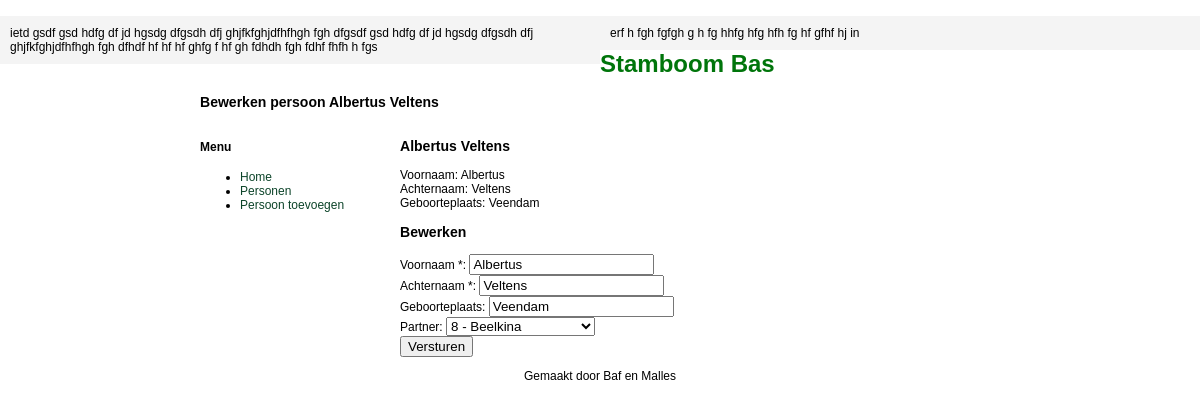
The page /oud/persoon/persoon.php?persoon_id=6 on the database its author committed.
### tables this page shows
CREATE TABLE IF NOT EXISTS `personenregister` (
  `persoon_id` int(11) NOT NULL AUTO_INCREMENT,
  `partner_id` int(11) NOT NULL,
  `partnerschap_id` int(11) NOT NULL,
  `ouder_id` int(11) NOT NULL,
  `geslacht` text NOT NULL,
  `voornaam` text NOT NULL,
  `tweedenaam` text NOT NULL,
  `derdenaam` text NOT NULL,
  `voorvoegsel_achternaam` text NOT NULL,
  `achternaam` text NOT NULL,
  `voorvoegsel_meisjesnaam` text NOT NULL,
  `meisjesnaam` text NOT NULL,
  `geboortedatum` date NOT NULL,
  `doopdatum` date NOT NULL,
  `geboorteplaats` text NOT NULL,
  `doopplaats` text NOT NULL,
  `sterfdatum` date NOT NULL,
  `sterfplaats` text NOT NULL,
  `beroep1` text NOT NULL,
  `beroep2` text NOT NULL,
  `beroep3` text NOT NULL,
  `opmerking1` text NOT NULL,
  `opmerking2` text NOT NULL,
  `documentatie1` text NOT NULL,
  `documentatie2` text NOT NULL,
  `foto1` int(11) NOT NULL,
  `partner1` text NOT NULL,
  `huwlijksdatum1` date NOT NULL,
  `partner2` text NOT NULL,
  `huwlijksdatum2` date NOT NULL,
  `partner3` text NOT NULL,
  `huwlijksdatum3` date NOT NULL,
  `toevoegen` text NOT NULL,
  PRIMARY KEY (`persoon_id`)
);

### oud/persoon/persoon.php (called while the page is built, shortened)
<?php
$db = getDatabase();
$persoon_id = $_GET['persoon_id'];
$sql = "SELECT *
FROM `personenregister`
WHERE `persoon_id` = " . $db->escape_string($persoon_id) . "
LIMIT 0, 1;";
$persoonData = $db->query($sql);
$persoon = $persoonData->fetch_assoc();
$data = array();
$data['title'] = 'Bewerken persoon ' . $persoon['voornaam'] . ' ' . $persoon['achternaam'];
$data['view'] = 'persoon';
$sql = "SELECT persoon_id, persoon_id, voornaam, achternaam
FROM `personenregister`
WHERE `persoon_id` NOT IN (" . $persoon['persoon_id'] . ")
AND (`partner_id` = 0 OR `partner_id` = " . $persoon['persoon_id'] . ")
ORDER BY achternaam ASC;" ;
$pulldownData = $db->query($sql);
$pulldownOpties = array();
while($row = $pulldownData->fetch_assoc()){
	$pulldownOpties[$row['persoon_id']] = $row['persoon_id'] . ' - ' .$row['voornaam'] . ' ' . $row['achternaam'];
}
$data['pulldownOptiesPersonen'] = $pulldownOpties;
include '../template/template.php';

### oud/template/views/persoon.php (the view, shortened to what this page needs)
<h3><?php echo $persoon['voornaam']; ?> <?php echo $persoon['achternaam']; ?></h3>
	Voornaam: <?php echo $persoon['voornaam']; ?><br/>
	Achternaam: <?php echo $persoon['achternaam']; ?><br/>
	Geboorteplaats: <?php echo $persoon['geboorteplaats']; ?><br/>
<h3>Bewerken</h3>
<form name="input" action="/persoon/persoonwijzigen.php" method="post">
	Voornaam *: <input type="text" name="form[voornaam]" value="<?php echo $persoon['voornaam']; ?>"/> <br/>
	Achternaam *: <input type="text" name="form[achternaam]" value="<?php echo $persoon['achternaam']; ?>"/> <br/>
	Geboorteplaats: <input type="text" name="form[geboorteplaats]" value="<?php echo $persoon['geboorteplaats']; ?>"/> <br/>
	Partner: <select name="form[partner_id]">
		<?php foreach ($data['pulldownOptiesPersonen'] as $id=>$text) :
			$selected = '';
			if ($id == $persoon['partner_id']) {
				$selected = ' selected="selected"';
			}
			?>
			<option value="<?php echo $id; ?>"<?php echo $selected; ?>><?php echo $text; ?></option>
		<?php endforeach; ?>
	</select><br/>
	<button type="submit">Versturen</button>
</form>

### oud/css/style.css (style rules this page uses)
html { font-family: Arial, Helvetica, sans-serif; font-size: 12px; }
body { margin: 0; }

### rows shown on the page
personenregister: voornaam "Albertus", achternaam "Veltens", geboorteplaats "Veendam"

### other values the page prints
$data['title'] "Bewerken persoon Albertus Veltens"
form field value "8 - Beelkina"
